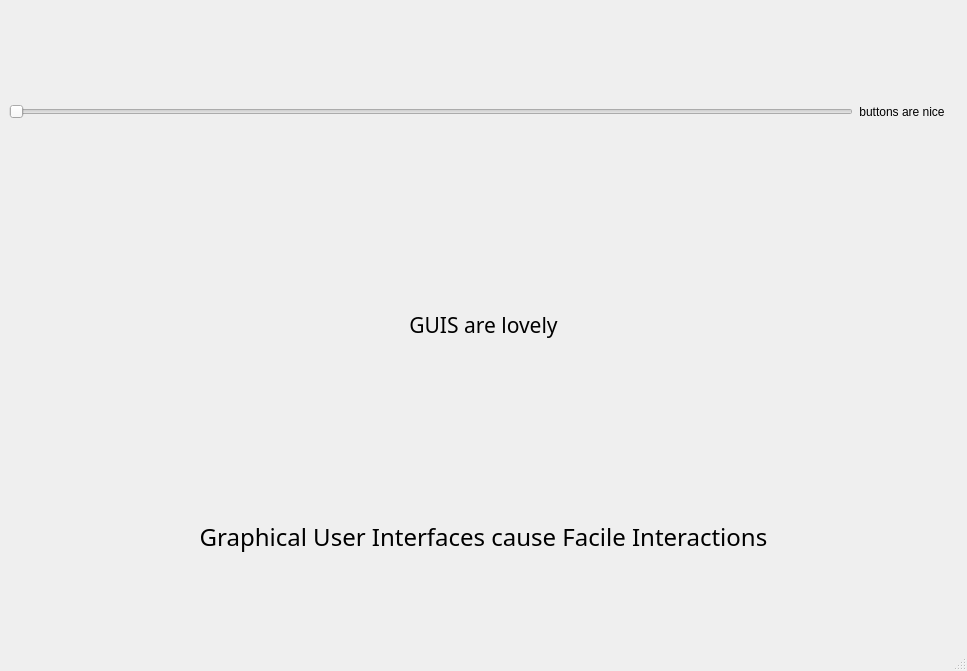
<?xml version="1.0" encoding="UTF-8"?>
<ui version="4.0">
 <class>MainWindow</class>
 <widget class="QMainWindow" name="MainWindow">
  <property name="geometry">
   <rect>
    <x>0</x>
    <y>0</y>
    <width>967</width>
    <height>671</height>
   </rect>
  </property>
  <property name="windowTitle">
   <string>MainWindow</string>
  </property>
  <widget class="QWidget" name="centralwidget">
   <layout class="QVBoxLayout" name="verticalLayout">
    <item>
     <layout class="QHBoxLayout" name="horizontalLayout">
      <item>
       <widget class="QSlider" name="horizontalSlider">
        <property name="orientation">
         <enum>Qt::Horizontal</enum>
        </property>
       </widget>
      </item>
      <item>
       <widget class="QLabel" name="label_3">
        <property name="text">
         <string>buttons are nice</string>
        </property>
        <property name="alignment">
         <set>Qt::AlignCenter</set>
        </property>
       </widget>
      </item>
      <item>
       <widget class="QLabel" name="label_4">
        <property name="text">
         <string/>
        </property>
        <property name="pixmap">
         <pixmap>madgoofy.png</pixmap>
        </property>
       </widget>
      </item>
     </layout>
    </item>
    <item>
     <widget class="QLabel" name="label_2">
      <property name="font">
       <font>
        <family>Lucida Calligraphy</family>
        <pointsize>16</pointsize>
       </font>
      </property>
      <property name="text">
       <string>GUIS are lovely</string>
      </property>
      <property name="alignment">
       <set>Qt::AlignCenter</set>
      </property>
     </widget>
    </item>
    <item>
     <widget class="QLabel" name="label">
      <property name="font">
       <font>
        <family>Blackadder ITC</family>
        <pointsize>18</pointsize>
       </font>
      </property>
      <property name="text">
       <string>Graphical User Interfaces cause Facile Interactions</string>
      </property>
      <property name="alignment">
       <set>Qt::AlignCenter</set>
      </property>
     </widget>
    </item>
   </layout>
  </widget>
  <widget class="QMenuBar" name="menubar">
   <property name="geometry">
    <rect>
     <x>0</x>
     <y>0</y>
     <width>967</width>
     <height>26</height>
    </rect>
   </property>
  </widget>
  <widget class="QStatusBar" name="statusbar"/>
 </widget>
 <resources/>
 <connections/>
</ui>
